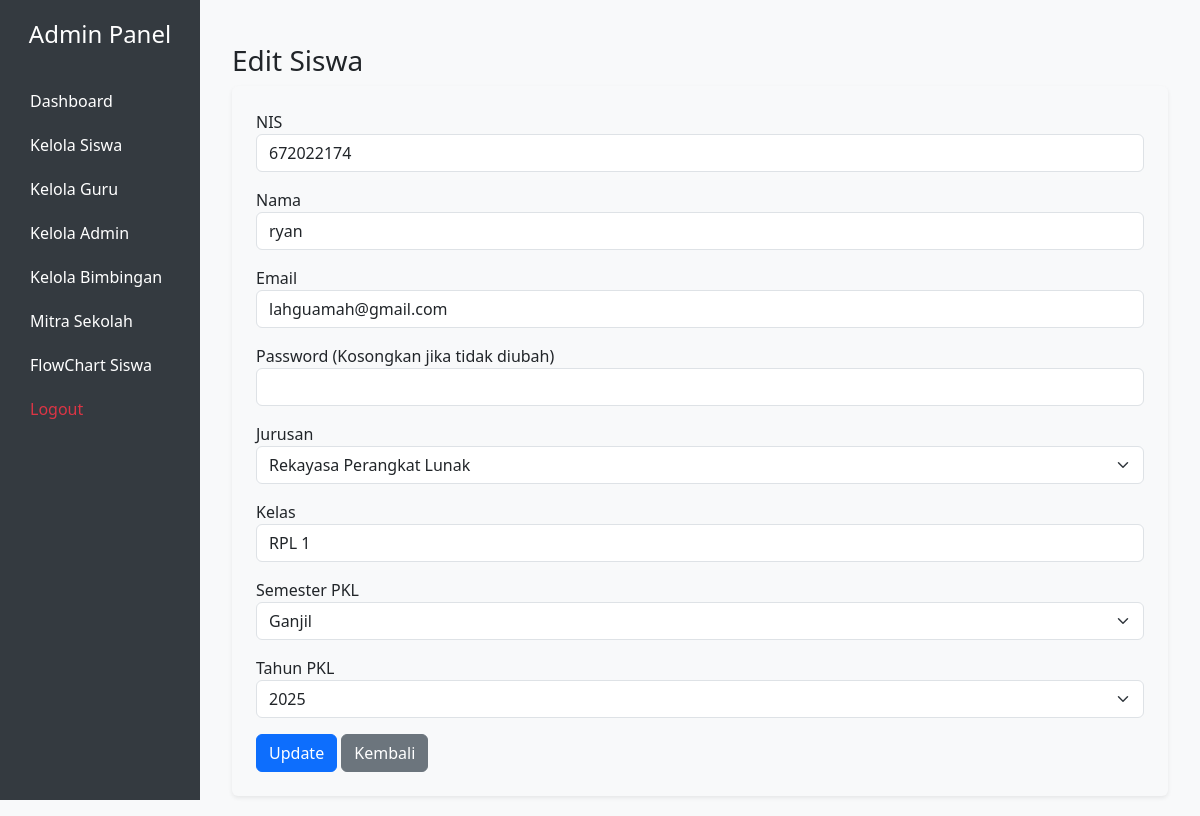
The page /admin/view/edit_siswa.php?id=54 (signed in) on the database its author committed.
### tables this page shows
CREATE TABLE `datasiswa` (
  `id` int(11) NOT NULL,
  `email` varchar(100) NOT NULL,
  `password` varchar(255) NOT NULL,
  `nama` varchar(255) NOT NULL,
  `nis` int(11) NOT NULL,
  `jurusan` varchar(255) NOT NULL,
  `kelas` varchar(50) DEFAULT NULL,
  `tahun_pkl` year(4) DEFAULT NULL,
  `semester_pkl` varchar(10) DEFAULT NULL
);

### admin/view/edit_siswa.php (the view, shortened to what this page needs)
<?php
require_once dirname(__DIR__) . "/config/database.php";
$jurusanList = ["Rekayasa Perangkat Lunak", "Teknik Komputer Jaringan", "Desain Produksi Busana", "Kuliner", "Teknik Kendaraan Ringan", "Teknik Sepeda Motor"];
$tahunList = range(date('Y') - 3, date('Y') + 1);
$id = $_GET['id'] ?? 0;
$stmt = $koneksi->prepare("SELECT * FROM datasiswa WHERE id = ?");
$stmt->bind_param("i", $id);
$stmt->execute();
$data = $stmt->get_result()->fetch_assoc();
?>
<?php include 'template/header.php'; ?>
<div class="container mt-4">
    <h3>Edit Siswa</h3>
    <form action="../controller/UpdateSiswa.php" method="POST" class="p-4 bg-light rounded shadow-sm">
        <div class="mb-3">
            <label>NIS</label>
            <input type="text" name="nis" class="form-control" value="<?= htmlspecialchars($data['nis']) ?>" required>
        </div>
        <div class="mb-3">
            <label>Nama</label>
            <input type="text" name="nama" class="form-control" value="<?= htmlspecialchars($data['nama']) ?>" required>
        </div>
        <div class="mb-3">
            <label>Email</label>
            <input type="email" name="email" class="form-control" value="<?= htmlspecialchars($data['email']) ?>" required>
        </div>
        <div class="mb-3">
            <label>Password (Kosongkan jika tidak diubah)</label>
            <input type="password" name="password" class="form-control">
        </div>
        <div class="mb-3">
            <label>Jurusan</label>
            <select name="jurusan" class="form-select" required>
                <?php foreach ($jurusanList as $j): ?>
                    <option value="<?= $j ?>" <?= $data['jurusan'] == $j ? 'selected' : '' ?>><?= $j ?></option>
                <?php endforeach; ?>
            </select>
        </div>
        <div class="mb-3">
    <label>Kelas</label>
    <select class="form-control" name="kelas" required>
        <?php
        $kelasList = ["RPL 1", "RPL 2", "RPL 3", "RPL 4", "TKJ 1", "TKJ 2", "TKJ 3", "TKJ 4",
                      "DPB 1", "DPB 2", "DPB 3", "DPB 4", "KLR 1", "KLR 2", "KLR 3", "KLR 4",
                      "TKR 1", "TKR 2", "TKR 3", "TKR 4", "SPM 1", "SPM 2", "SPM 3", "SPM 4"];
        $kelasDipilih = $data['kelas'] ?? '';
        foreach ($kelasList as $kelas) {
            $selected = ($kelasDipilih == $kelas) ? 'selected' : '';
            echo "<option value=\"$kelas\" $selected>$kelas</option>";
        }
        ?>
    </select>
</div>
        <div class="mb-3">
            <label>Semester PKL</label>
            <select name="semester_pkl" class="form-select" required>
                <option value="Ganjil" <?= $data['semester_pkl'] == 'Ganjil' ? 'selected' : '' ?>>Ganjil</option>
            </select>
        </div>
        <div class="mb-3">
            <label>Tahun PKL</label>
            <select name="tahun_pkl" class="form-select" required>
                <?php foreach ($tahunList as $tahun): ?>
                    <option value="<?= $tahun ?>" <?= ($data['tahun_pkl'] == $tahun) ? 'selected' : '' ?>><?= $tahun ?></option>
                <?php endforeach; ?>
            </select>
        </div>
        <button type="submit" class="btn btn-primary">Update</button>
        <a href="kelola_siswa.php" class="btn btn-secondary">Kembali</a>
    </form>
</div>
<?php include 'template/footer.php'; ?>

### admin/view/template/header.php (style rules this page uses)
body { background-color: #f8f9fa; }

### rows shown on the page
datasiswa: nis "672022174", nama "ryan", email "lahguamah@gmail.com", jurusan "Rekayasa Perangkat Lunak", semester_pkl "Ganjil", tahun_pkl "2025"

### other values the page prints
form field kelas "RPL 1"
